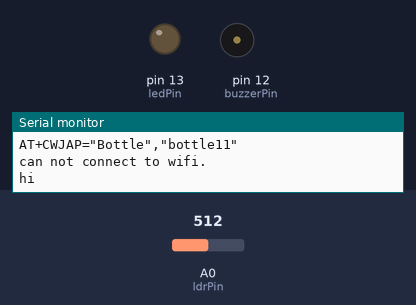
This sketch was run on a simulated Arduino Mega 2560, built with avr-gcc and run on an emulated ATmega2560. On the bench: output pins drawn as LEDs (lit = HIGH), buzzer (waves = sounding), the last lines printed to the serial monitor. Dashed ring = blinking. The inputs (shaded band) are chosen by the test bench; at power-on: A0 (ldrPin) = 512. The modem accepts every AT command (registered, SIM ready, sends succeed) and sends nothing else.

Above: at 17.5 s.
17.6 s: A0 (ldrPin) set to 417
At 17.78 s:
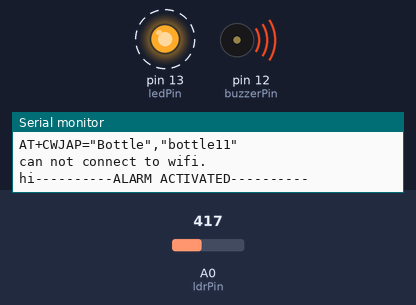
20.6 s: A0 (ldrPin) set to 392
At 21.9 s:
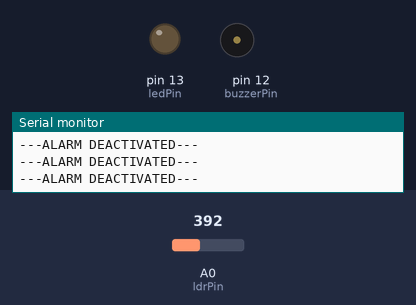
Timing chart, 0 to 23.6 s (numbered marks = the images above; inputs shaded):
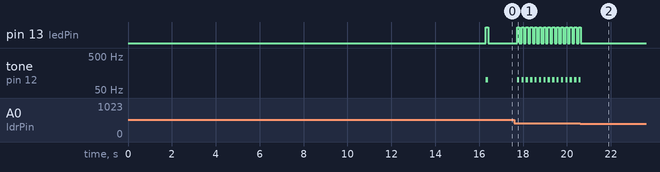

Measured:
- the behaviour switches between 400 and 399 on A0 (ldrPin) (found by bisection; images 1 and 2)
- after the input at 20.6 s, pin 13 (ledPin): goes on until 20.6 s, then stays LOW; tone on pin 12 (buzzerPin): goes on until 20.6 s, then stays silent
- by itself, pin 13 (ledPin): alternates HIGH for 0.10 s and LOW for 0.10 s
- by itself, tone on pin 12 (buzzerPin): alternates 100 Hz for 0.10 s and silent for 0.10 s

The sketch:

deskprotector.ino
```cpp
#include <SoftwareSerial.h>
const int ledPin = 13;
const int buzzerPin = 12;
const int ldrPin = A0;
SoftwareSerial Serial1(10, 11); // RX, TX
int led=13;
int cs = 0;
int ps = 0;
void setup() {
  Serial.begin(9600);
Serial1.begin(115200);
pinMode(ledPin, OUTPUT);
pinMode(buzzerPin, OUTPUT);
pinMode(ldrPin, INPUT);
delay(100);
connectWiFi();
  // Open serial communications and wait for port to open:

}

void printResponse() {
  while (Serial1.available()) {
    Serial.println(Serial1.readStringUntil('\n'));
  }
}

void loop() { // run over and over

int ldrStatus = analogRead(ldrPin);

if(ldrStatus >= 400)
{
  cs = 1;
 tone(buzzerPin, 100);
 digitalWrite(ledPin, HIGH);
 delay(100);

 noTone(buzzerPin);
 digitalWrite(ledPin, LOW);
 delay(100);


if(cs == ps){

}else{
  Serial.print("hi");
  sendnotification();
 ps = 1;
  }

 Serial.println("----------ALARM ACTIVATED----------");
}

else
{
 noTone(buzzerPin);
 digitalWrite(ledPin, LOW);

 Serial.println("---ALARM DEACTIVATED---");
cs = 0;
ps = 0;
}


}


boolean sendnotification(){
    // TCP connection
    Serial1.println("AT+CIFSR");


String cmd = "AT+CIPSTART=4,\"TCP\",\"";
cmd += "198.74.52.197";
// api.thingspeak.com
cmd += "\",80\r\n\r\n";

Serial1.println(cmd);

delay(200);

if(Serial1.find("ERROR")
)
{
Serial.println("AT+CIPSTART error");
return false;
}

// prepare GET string

String getStr = "GET /~guitarme/notification/sendpushnotification.php\r\n\r\n";

// send data length

cmd = "AT+CIPSEND=4,54";
//cmd += String(getStr.length());

Serial1.println(cmd);
Serial1.println(getStr);

delay(10);
/*
if(Serial1.find(">"))
{
 Serial.println("Request Sent");
Serial1.print(getStr);
 }
 else
{
Serial1.println("AT+CIPCLOSE");
// alert user
Serial.println("Closing Connection");
 }
*/
  }


boolean connectWiFi()
{
Serial1.println("AT+CWMODE=3");
delay(100);

delay(100);

  String cmd="AT+CWJAP=\"";
  cmd+="Bottle";
  cmd+="\",\"";
  cmd+="bottle11";
  cmd+="\"";
  Serial.println(cmd);

  Serial1.println(cmd);
  Serial1.println("AT+CIPMUX=1");
  delay(15000);
  Serial1.print("AT+CWJAP?");
  if(Serial1.find("+CWJAP"))
  {
    Serial.println("ok connected to wifi");
    return true;
}
else
{
  Serial.println("can not connect to wifi.");
  return false;
}
}
```
